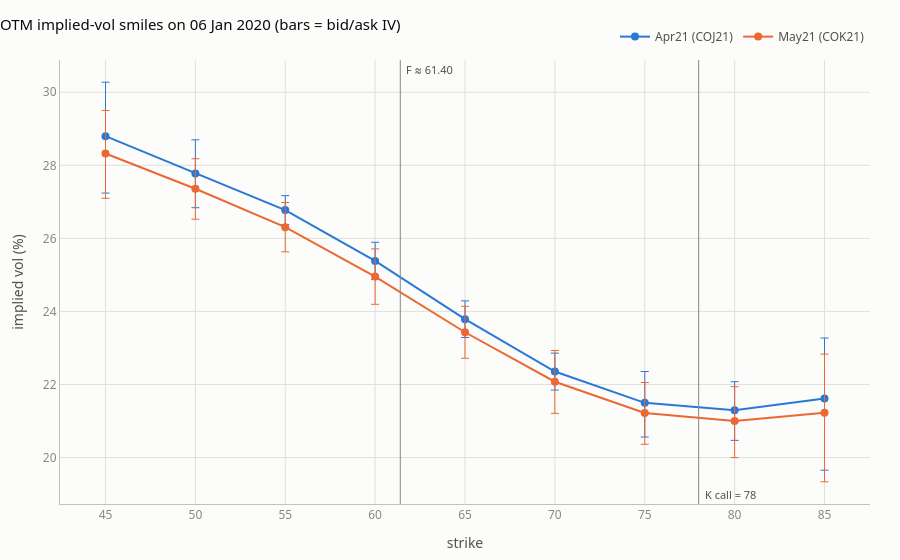
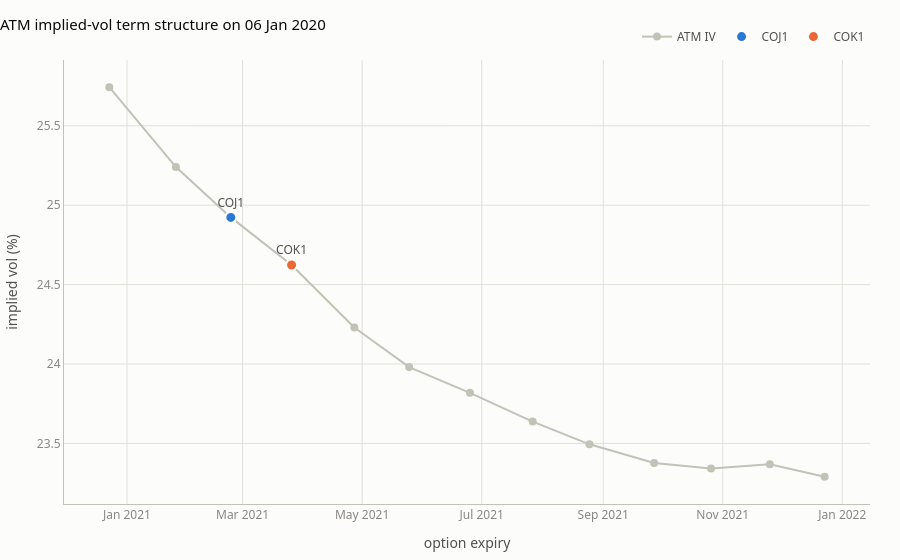

Notebook cell for these charts, in order:
### Code cell
smile = eda.smile_snapshot(res.enriched, LEG_OPTIONS[0], INCEPTION).set_index("strike")
assert smile.loc[45.0, "iv_settle"] > smile.loc[75.0, "iv_settle"]  # downside skew
assert smile.loc[85.0, "iv_settle"] > smile.loc[80.0, "iv_settle"]  # call wing turns up
assert smile.index.min() < 78 < smile.index.max()  # 78 bracketed at inception
fig["Smiles at inception"].show()
fig["ATM vol term structure at inception"].show()
(100 * smile[["iv_bid", "iv_settle", "iv_ask"]]).round(2)

### Figure 1 — Plotly figure (JSON) as saved in the notebook; plotly's stock layout.template omitted (floating-point values rounded to 4 significant figures)
{"data": [{"customdata": [[27.24, 30.28], [26.84, 28.7], [26.38, 27.17], [24.87, 25.89], [23.29, 24.29], [21.85, 22.86], [20.56, 22.35], [20.47, 22.08], [19.65, 23.27]], "error_y": {"array": [1.477, 0.9222, 0.3964, 0.5106, 0.5006, 0.5033, 0.857, 0.7822, 1.657], "arrayminus": [1.558, 0.9366, 0.3971, 0.5105, 0.5009, 0.5066, 0.9364, 0.8231, 1.961], "symmetric": false, "thickness": 1, "type": "data", "width": 4}, "hovertemplate": "K=%{x}: %{y:.2f}% (bid %{customdata[0]:.2f}, ask %{customdata[1]:.2f})", "line": {"color": "#2a78d6", "width": 2}, "marker": {"size": 8}, "mode": "lines+markers", "name": "Apr21 (COJ21)", "type": "scatter", "x": [45.0, 50.0, 55.0, 60.0, 65.0, 70.0, 75.0, 80.0, 85.0], "y": [28.8, 27.78, 26.77, 25.38, 23.79, 22.35, 21.5, 21.29, 21.62]}, {"customdata": [[27.1, 29.5], [26.52, 28.18], [25.63, 26.98], [24.19, 25.71], [22.72, 24.14], [21.21, 22.93], [20.36, 22.05], [20.0, 21.94], [19.34, 22.83]], "error_y": {"array": [1.177, 0.8224, 0.6748, 0.759, 0.7106, 0.8552, 0.8325, 0.9404, 1.603], "arrayminus": [1.225, 0.8327, 0.6767, 0.7587, 0.7115, 0.8653, 0.8581, 1.001, 1.891], "symmetric": false, "thickness": 1, "type": "data", "width": 4}, "hovertemplate": "K=%{x}: %{y:.2f}% (bid %{customdata[0]:.2f}, ask %{customdata[1]:.2f})", "line": {"color": "#eb6834", "width": 2}, "marker": {"size": 8}, "mode": "lines+markers", "name": "May21 (COK21)", "type": "scatter", "x": [45.0, 50.0, 55.0, 60.0, 65.0, 70.0, 75.0, 80.0, 85.0], "y": [28.32, 27.36, 26.31, 24.95, 23.43, 22.08, 21.22, 21.0, 21.23]}], "layout": {"annotations": [{"font": {"color": "#52514e", "size": 11}, "showarrow": false, "text": "F ≈ 61.40", "x": 61.4, "xanchor": "left", "xref": "x", "xshift": 4, "y": 1, "yanchor": "top", "yref": "paper"}, {"font": {"color": "#52514e", "size": 11}, "showarrow": false, "text": "K call = 78", "x": 78.0, "xanchor": "left", "xref": "x", "xshift": 4, "y": 0, "yanchor": "bottom", "yref": "paper"}], "font": {"color": "#52514e", "family": "system-ui, -apple-system, \"Segoe UI\", sans-serif", "size": 12}, "hoverlabel": {"bgcolor": "#fcfcfb", "font": {"color": "#0b0b0b"}}, "hovermode": "x unified", "legend": {"orientation": "h", "x": 1, "xanchor": "right", "y": 1.02, "yanchor": "bottom"}, "margin": {"b": 50, "l": 60, "r": 30, "t": 60}, "paper_bgcolor": "#fcfcfb", "plot_bgcolor": "#fcfcfb", "shapes": [{"line": {"color": "#898781", "width": 1}, "type": "line", "x0": 61.4, "x1": 61.4, "xref": "x", "y0": 0, "y1": 1, "yref": "paper"}, {"line": {"color": "#898781", "width": 1}, "type": "line", "x0": 78.0, "x1": 78.0, "xref": "x", "y0": 0, "y1": 1, "yref": "paper"}], "title": {"font": {"color": "#0b0b0b", "size": 15}, "text": "OTM implied-vol smiles on 06 Jan 2020 (bars = bid/ask IV)", "x": 0, "xanchor": "left"}, "xaxis": {"gridcolor": "#e1e0d9", "linecolor": "#c3c2b7", "showline": true, "tickfont": {"color": "#898781"}, "title": {"font": {"color": "#52514e"}, "text": "strike"}, "zeroline": false}, "yaxis": {"gridcolor": "#e1e0d9", "linecolor": "#c3c2b7", "tickfont": {"color": "#898781"}, "title": {"font": {"color": "#52514e"}, "text": "implied vol (%)"}, "zeroline": false}}}

### Figure 2 — Plotly figure (JSON) as saved in the notebook; plotly's stock layout.template omitted (floating-point values rounded to 4 significant figures)
{"data": [{"hovertemplate": "%{text}: %{y:.2f}%<extra></extra>", "line": {"color": "#c3c2b7", "width": 2}, "marker": {"color": "#c3c2b7", "size": 8}, "mode": "lines+markers", "name": "ATM IV", "text": ["COG1", "COH1", "COJ1", "COK1", "COM1", "CON1", "COQ1", "COU1", "COV1", "COX1", "COZ1", "COF2", "COG2"], "type": "scatter", "x": ["2020-12-23T00:00:00.000000000", "2021-01-26T00:00:00.000000000", "2021-02-23T00:00:00.000000000", "2021-03-26T00:00:00.000000000", "2021-04-27T00:00:00.000000000", "2021-05-25T00:00:00.000000000", "2021-06-25T00:00:00.000000000", "2021-07-27T00:00:00.000000000", "2021-08-25T00:00:00.000000000", "2021-09-27T00:00:00.000000000", "2021-10-26T00:00:00.000000000", "2021-11-25T00:00:00.000000000", "2021-12-23T00:00:00.000000000"], "y": [25.74, 25.24, 24.92, 24.62, 24.23, 23.98, 23.82, 23.64, 23.49, 23.38, 23.34, 23.37, 23.29]}, {"hovertemplate": "COJ1: %{y:.2f}%<extra></extra>", "marker": {"color": "#2a78d6", "line": {"color": "#fcfcfb", "width": 2}, "size": 11}, "mode": "markers+text", "name": "COJ1", "text": ["COJ1"], "textfont": {"color": "#52514e"}, "textposition": "top center", "type": "scatter", "x": ["2021-02-23T00:00:00.000000000"], "y": [24.92]}, {"hovertemplate": "COK1: %{y:.2f}%<extra></extra>", "marker": {"color": "#eb6834", "line": {"color": "#fcfcfb", "width": 2}, "size": 11}, "mode": "markers+text", "name": "COK1", "text": ["COK1"], "textfont": {"color": "#52514e"}, "textposition": "top center", "type": "scatter", "x": ["2021-03-26T00:00:00.000000000"], "y": [24.62]}], "layout": {"font": {"color": "#52514e", "family": "system-ui, -apple-system, \"Segoe UI\", sans-serif", "size": 12}, "hoverlabel": {"bgcolor": "#fcfcfb", "font": {"color": "#0b0b0b"}}, "hovermode": "x unified", "legend": {"orientation": "h", "x": 1, "xanchor": "right", "y": 1.02, "yanchor": "bottom"}, "margin": {"b": 50, "l": 60, "r": 30, "t": 60}, "paper_bgcolor": "#fcfcfb", "plot_bgcolor": "#fcfcfb", "title": {"font": {"color": "#0b0b0b", "size": 15}, "text": "ATM implied-vol term structure on 06 Jan 2020", "x": 0, "xanchor": "left"}, "xaxis": {"gridcolor": "#e1e0d9", "linecolor": "#c3c2b7", "showline": true, "tickfont": {"color": "#898781"}, "title": {"font": {"color": "#52514e"}, "text": "option expiry"}, "zeroline": false}, "yaxis": {"gridcolor": "#e1e0d9", "linecolor": "#c3c2b7", "tickfont": {"color": "#898781"}, "title": {"font": {"color": "#52514e"}, "text": "implied vol (%)"}, "zeroline": false}}}
